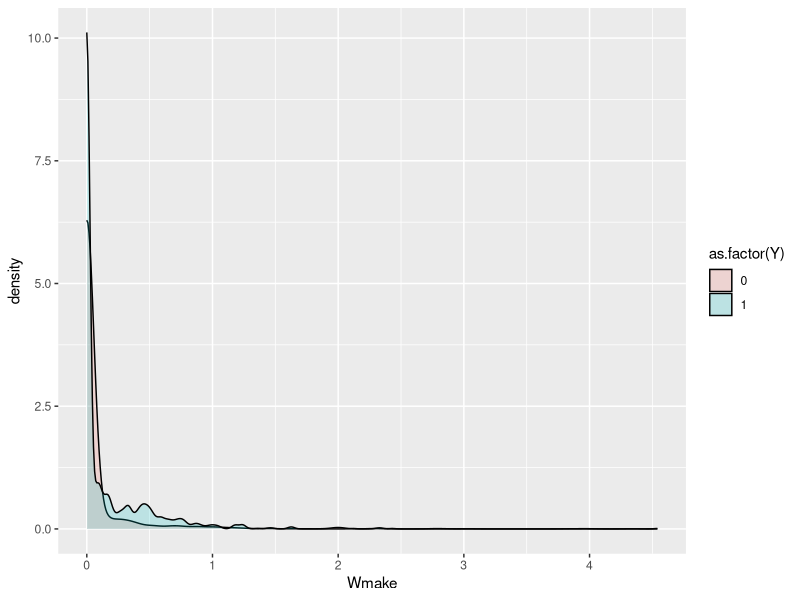

Generate this figure with R:
library(kernlab)
data(spam)

dim(spam)

names(spam)

spam.name=read.table("spam_name.txt");
for(i in 1:(ncol(spam)-1)) names(spam)[i]=as.character(spam.name[i,]);
names(spam)[ncol(spam)]="Y"
spam$Y = ifelse(spam$Y=="spam", 1, 0)

head(spam) # display the first 5 obs/rows.
spam[1:2,] # display the first 2 obs/rows

attach(spam)
table(Y)  # counts for Y=1(spam) and 0 (email)


spam.sum = matrix(0, 57, 6)
colnames(spam.sum) = c("spam.mean", "email.mean", "spam.sd", "email.sd", "spam.med", "email.med")
rownames(spam.sum) = colnames(spam)[1:57]

for(i in 1:57){
  spam.sum[i,1] = mean(spam[Y==1,i])
  spam.sum[i,2] = mean(spam[Y==0,i])
  
  spam.sum[i,3] = sd(spam[Y==1,i])
  spam.sum[i,4] = sd(spam[Y==0,i])
  
  spam.sum[i,5] = median(spam[Y==1,i])
  spam.sum[i,6] = median(spam[Y==0,i])  
}

spam.sum  ## too many digits after the decimal point
round(spam.sum, dig=2)

spam.sum[1, 0]
library(ggplot2)
tmp = as.data.frame(spam[, c(1,58)])
ggplot(tmp, aes(x=Wmake, fill=as.factor(Y))) + 
  geom_density(alpha=0.2)


## Extract a subset from the training data to form a test set.
## If you want to make the sampling step reproducible, 
## use set.seed function. 

set.seed(150)  
n=nrow(spam)
test.id=rep(0,n); 
test.id[sample(1:n, 500)]=1;

## I would ignore the p-values/t-stat/F-stat since
## the response Y apparently doesn't follow a normal dist

mylm=lm(Y~., data=spam[test.id !=1,]);
summary(mylm)

pred.train=ifelse(mylm$fitted>0.5,1,0)
sum(pred.train == Y[test.id==0])
train.err = 1- sum(pred.train == Y[test.id==0])/(n-500)
train.err
